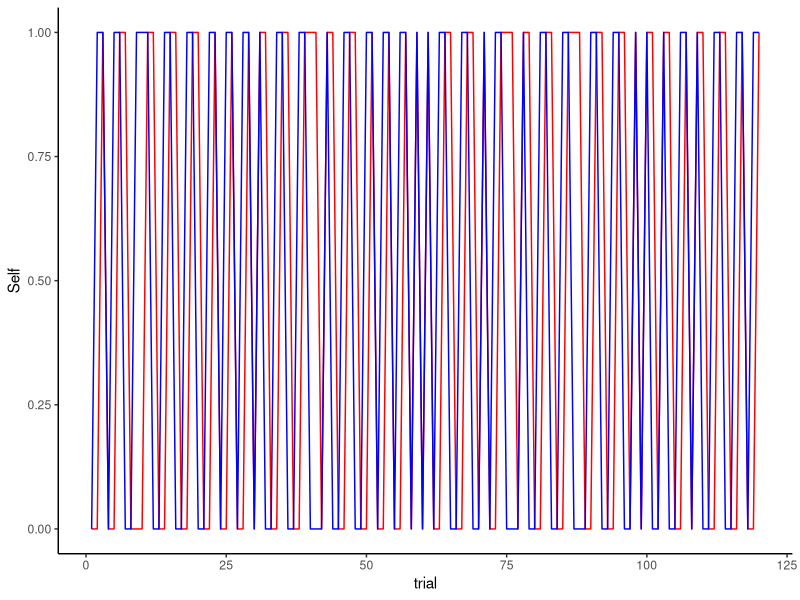
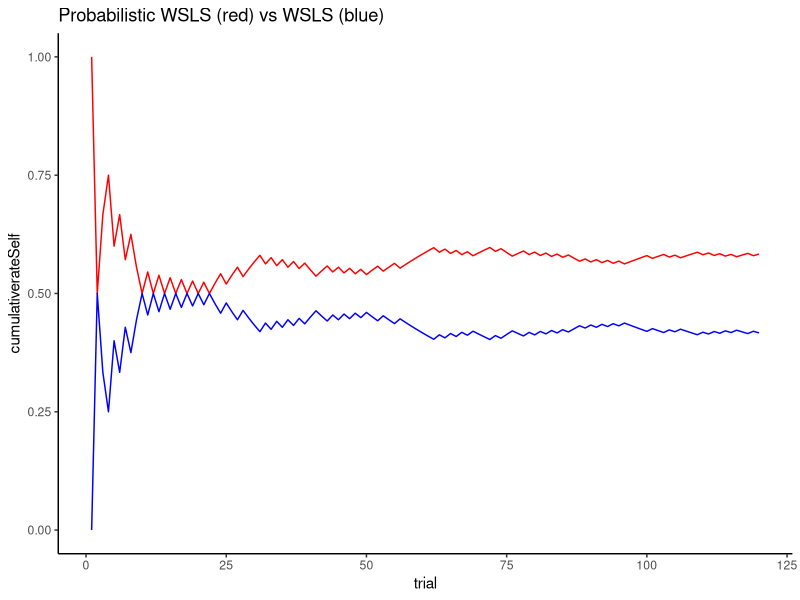

Write the R code that produced these figures, in order. (Note: a time limit stopped this script after it produced the figures.)
## ---- chunk 1
knitr::opts_chunk$set(echo = TRUE)
## ---- chunk 2
# pckages
library(tidyverse)
library(patchwork)
set.seed(1983)
## ---- chunk 3
RandomAgent_f <- function(rate){
  choice <- rbinom(1, 1, rate)
  return(choice)
}

WSLSAgent_f <- function(prevChoice, Feedback){
  if (Feedback == 1) {
    choice = prevChoice
  } else if (Feedback == 0) {
    choice = 1 - prevChoice
  }
  return(choice)
}
## ---- chunk 4
trials = 120
agents = 100
## ---- chunk 5
WSLSProbAgent_f <- function(prevChoice, Feedback, weight_win, weight_lose){
  if (Feedback == 1) {
    choice = ifelse(rbinom(1,1,weight_win) == 1,  prevChoice,  1 - prevChoice)
    
  } else if (Feedback == 0) {
    choice = ifelse(rbinom(1,1,weight_lose) == 1,  1 - prevChoice, prevChoice)
  }
  return(choice)
}


## ---- chunk 6

RLAgent_f <- function(prevChoice, Feedback, prev_EV, a){
  
  others_prevChoice = ifelse(Feedback == 1, prevChoice, 1 - prevChoice)
  
  PE = others_prevChoice - prev_EV
  
  EV = prev_EV + a * PE
  
  choice = ifelse(EV > 0.5, 1, ifelse(EV == 0.5, rbinom(1,1,0.5), 0))
  
  return(list(choice = choice, EV = EV))
}
## ---- chunk 7
# Against a Win-Stay-Lose Shift
Self <- rep(NA, trials)
Other <- rep(NA, trials)

Self[1] <- RandomAgent_f(0.5)
Other[1] <- RandomAgent_f(0.5)

weight_win = 0.7
weight_lose = 0.9

for (i in 2:trials) {
  if (Self[i - 1] == Other[i - 1]) {
    Feedback = 1
  } else {Feedback = 0}
  Self[i] <- WSLSProbAgent_f(Self[i - 1], Feedback, weight_win, weight_lose)
  Other[i] <- WSLSAgent_f(Other[i - 1], 1 - Feedback)
}

sum(Self == Other)

# Plotting behaviour for a set 
df <- tibble(Self, Other, trial = seq(trials), Feedback = as.numeric(Self == Other))

ggplot(df) + theme_classic() +
  geom_line(color = "red", aes(trial, Self)) +
  geom_line(color = "blue", aes(trial, Other))

# Plotting Performance
df$cumulativerateSelf <- cumsum(df$Feedback) / seq_along(df$Feedback)
df$cumulativerateOther <- cumsum(1 - df$Feedback) / seq_along(df$Feedback)

ggplot(df) + theme_classic() +
  geom_line(color = "red", aes(trial, cumulativerateSelf)) +
  geom_line(color = "blue", aes(trial, cumulativerateOther)) +
  ggtitle("Probabilistic WSLS (red) vs WSLS (blue)")
## ---- chunk 8
df1 = NULL

for(weight_win in seq(from = 0.5, to = 1, by = 0.1)){
  
  for(weight_lose in seq(from = 0.5, to = 1, by = 0.1)){
    
    for(agent in seq(agents)){
      
      Self <- rep(NA, trials)
      Other <- rep(NA, trials)
      
      Self[1] <- RandomAgent_f(0.5)
      Other[1] <- RandomAgent_f(0.5)
      
      for (i in 2:trials) {
        if (Self[i - 1] == Other[i - 1]) {
          Feedback = 1
        } else {Feedback = 0}
        Self[i] <- WSLSProbAgent_f(Self[i - 1], Feedback, weight_win, weight_lose)
        Other[i] <- WSLSAgent_f(Other[i - 1], 1 - Feedback)
        
        
      }
      
      temp <- tibble(Self, Other, trial = seq(trials), agent,Feedback = as.numeric(Self == Other),
                     weight_win, weight_lose)
    
      if (exists("df1")) {df1 = rbind(df1, temp) } else {df1 = temp}
      
    }
    
  }
  
}
## ---- chunk 9
p1 = ggplot(df1, aes(trial, Feedback, group = weight_win, color = weight_win)) +
  geom_smooth(se = F) + facet_wrap(.~weight_lose) + theme_classic()

p1 + scale_color_gradient(low = "blue", high = "orange")
## ---- chunk 10

# RL against random biased

# empty arrays to fill
Self <- rep(NA, trials)
Other <- rep(NA, trials)
EV <- rep(NA, trials)

# bias for the random agents
rate <- 0.75

#learning rate
a <- 0.05

# First round is random for the RL agent, and expected value is "neutral"
Self[1] <- RandomAgent_f(0.5)
Other[1] <- RandomAgent_f(rate)
EV[1] <- 0.5


for (i in 2:trials) {
  if (Self[i - 1] == Other[i - 1]) {
    Feedback = 1
  } else {Feedback = 0}
  temp <- RLAgent_f(prevChoice = Self[i - 1], Feedback, EV[i - 1], a)
  Self[i] <- temp$choice
  EV[i] <- temp$EV
  Other[i] <- RandomAgent_f(rate)
}

sum(Self == Other)

# Plotting behaviour for a set 
df <- tibble(Self, Other, trial = seq(trials), Feedback = as.numeric(Self == Other))

ggplot(df) + theme_classic() +
  geom_line(color = "red", aes(trial, Self)) +
  geom_line(color = "blue", aes(trial, Other))

# Plotting Performance
df$cumulativerateSelf <- cumsum(df$Feedback) / seq_along(df$Feedback)
df$cumulativerateOther <- cumsum(1 - df$Feedback) / seq_along(df$Feedback)

ggplot(df) + theme_classic() +
  geom_line(color = "red", aes(trial, cumulativerateSelf)) +
  geom_line(color = "blue", aes(trial, cumulativerateOther)) +
  ggtitle("RL (red) vs random biased (blue)")


plot(df$trial, EV)
## ---- chunk 11
df2 = NULL

for(rate in seq(from = 0.5, to = 1, by = 0.1)){
  
  for(a in seq(from = 0.02, to = 0.08, by = 0.01)){
    
    for(agent in seq(agents)){
      
      Self <- rep(NA, trials)
      Other <- rep(NA, trials)
      EV <- rep(NA, trials)
      
      Self[1] <- RandomAgent_f(0.5)
      Other[1] <- RandomAgent_f(rate)
      EV[1] <- 0.5
      
      for (i in 2:trials) {
        if (Self[i - 1] == Other[i - 1]) {
          Feedback = 1
        } else {Feedback = 0}
        
        result <- RLAgent_f(Self[i - 1], Feedback, EV[i - 1], a)
        
        Self[i] <- result$choice
        EV[i] <- result$EV
        Other[i] <- RandomAgent_f(rate)
        
        
      }
      
      temp <- tibble(Self, Other, EV, trial = seq(trials), agent,Feedback = as.numeric(Self == Other), rate, a)
    
      if (exists("df2")) {df2 = rbind(df2, temp) } else {df2 = temp}
      
    }
    
  }
  
}
## ---- chunk 12
write.csv(df2, "RL_vs_Random.csv")
## ---- chunk 13
p2 = ggplot(df2, aes(trial, Feedback, group = a, color = a)) +
  geom_smooth(se = F) + facet_wrap(.~rate) + theme_classic()

p2 + scale_color_gradient(low = "blue", high = "orange")
## ---- chunk 14
p3 = ggplot(df2, aes(trial, EV, group = a, color = a)) +
  geom_smooth(se = F) +
  #geom_point(size = 0.1) +
  facet_wrap(.~rate) + theme_classic() + ggtitle("EV over trials")

p3 + scale_color_gradient(low = "blue", high = "orange")
